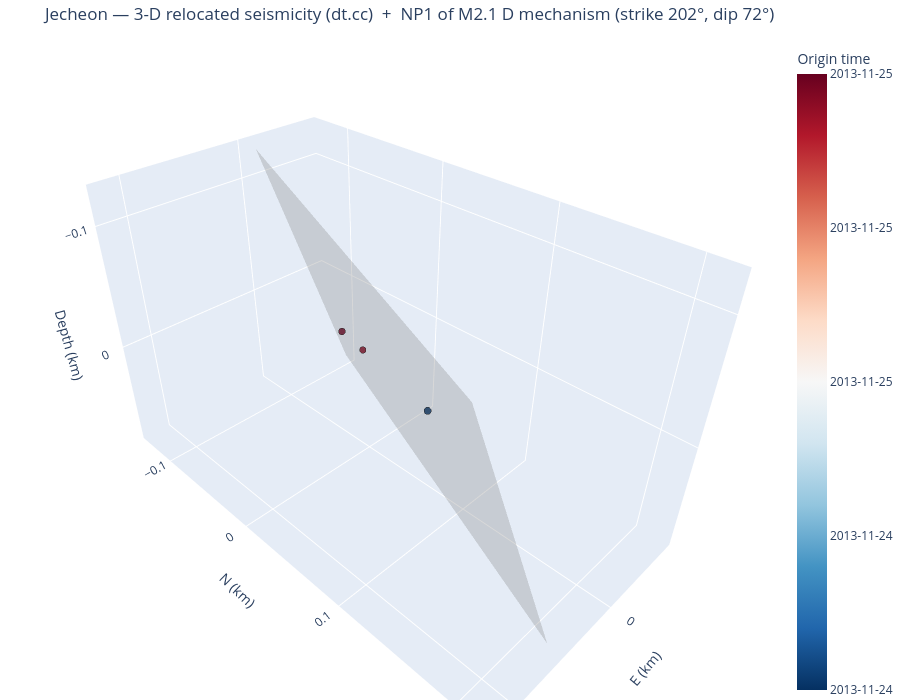

Notebook cell for this chart:
### Markdown cell above
The same view with the per-event uncertainty drawn as a **95% bootstrap error ellipsoid**
(`error="ellipsoid"`) instead of whisker bars: each ellipsoid's shape is the bootstrap sample covariance
and its size the empirical 95% Mahalanobis radius (95% of replicas inside), coloured like its hypocentre.
Tight horizontal but loose depth control shows up as a vertically elongated ellipsoid.

### Code cell
fig3d_e = viz.plot_3d_plane(cfg, VELMODEL, error="ellipsoid", frame_from=FRAME_FROM, mech_select=MECH_SELECT)
try:
    fig3d_e.write_image(f"/tmp/{CLUSTER}_3d_ellipsoid.png", scale=2)
except Exception:
    pass
fig3d_e

### Figure 1 — Plotly figure (JSON) as saved in the notebook; plotly's stock layout.template omitted (floating-point values rounded to 4 significant figures)
{"data": [{"marker": {"color": [16030.0, 16030.0, 16030.0], "colorbar": {"ticktext": ["2013-11-24", "2013-11-24", "2013-11-25", "2013-11-25", "2013-11-25"], "tickvals": [16030.0, 16030.0, 16030.0, 16030.0, 16030.0], "title": {"text": "Origin time"}}, "colorscale": [[0, "rgb(5,48,97)"], [0.1, "rgb(33,102,172)"], [0.2, "rgb(67,147,195)"], [0.3, "rgb(146,197,222)"], [0.4, "rgb(209,229,240)"], [0.5, "rgb(247,247,247)"], [0.6, "rgb(253,219,199)"], [0.7, "rgb(244,165,130)"], [0.8, "rgb(214,96,77)"], [0.9, "rgb(178,24,43)"], [1, "rgb(103,0,31)"]], "line": {"color": "black", "width": 0.5}, "opacity": 0.95, "size": [8.4, 7.6, 8.0]}, "mode": "markers", "name": "Hypocentres", "text": ["200004  M1.1", "200007  M0.9", "200009  M1.0"], "type": "scatter3d", "x": [0.1186, -0.0689, -0.0497], "y": [0.1652, -0.07973, -0.08543], "z": [-0.105, 0.06543, 0.03953]}, {"color": "gray", "hoverinfo": "name", "i": [0, 0], "j": [1, 3], "k": [3, 2], "name": "NP1 of M2.1 D mechanism 202/72", "opacity": 0.3, "showscale": false, "type": "mesh3d", "x": [-0.07051, -0.008178, 0.0562, 0.1185], "y": [-0.1046, -0.1293, 0.2154, 0.1907], "z": [0.08372, -0.1238, 0.08372, -0.1238]}], "layout": {"height": 700, "margin": {"b": 0, "l": 0, "r": 0, "t": 40}, "scene": {"aspectmode": "data", "xaxis": {"title": {"text": "E (km)"}}, "yaxis": {"title": {"text": "N (km)"}}, "zaxis": {"autorange": "reversed", "title": {"text": "Depth (km)"}}}, "title": {"text": "Jecheon — 3-D relocated seismicity (dt.cc)  +  NP1 of M2.1 D mechanism (strike 202°, dip 72°)"}}}
